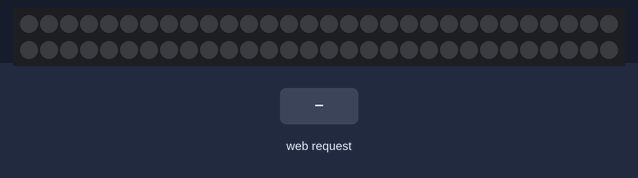
This sketch was run on a simulated ESP32. On the bench: 60 RGB LEDs in strip order, left to right, continuing on the next row. The test bench sets the inputs (shaded band). WiFi joins after 1.5 s; servers stay silent unless stated; what the sketch prints to the serial monitor is not drawn.

Above: at 2.7 s.
2.8 s: HTTP request GET /COLOR received
At 3.6 s:
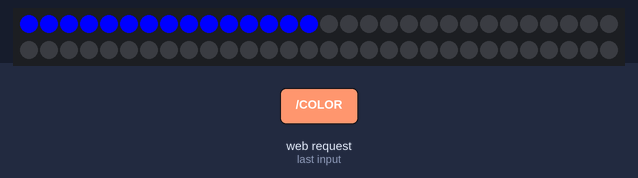
At 4.6 s:
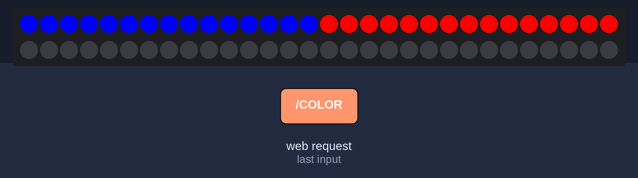
5.8 s: HTTP request GET /WIPE received
At 6.29 s:
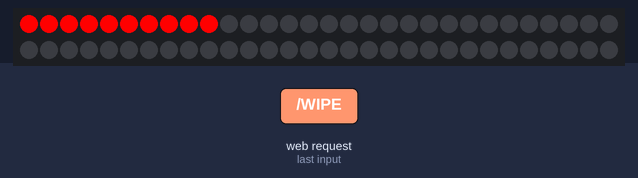

The sketch:

NeoPixels_WS2812B.ino
```cpp
#include <WiFi.h>
#include <NeoPixelBus.h>

// TODO: Change your Wifi credentials
const char* ssid     = "WIFI-NAME";
const char* password = "PASSWORD";
WiFiServer server(80);

// PIN for NEOPIXEL strip
#define PIN 22
#define colorSaturation 255
// TODO: Change 60 to the number of pixels you are using.
#define COUNT 60
NeoPixelBus<NeoGrbFeature, NeoEsp32BitBangWs2813Method> strip(COUNT, PIN);
RgbColor red(colorSaturation, 0, 0);
RgbColor green(0, colorSaturation, 0);
RgbColor blue(0, 0, colorSaturation);
RgbColor black(0);

void setup() {
  Serial.begin(115200);
  pinMode(PIN, OUTPUT);

  delay(10);

  Serial.println();
  Serial.println();
  Serial.print("Connecting to ");
  Serial.println(ssid);

  WiFi.begin(ssid, password);

  while (WiFi.status() != WL_CONNECTED) {
    delay(500);
    Serial.print(".");
  }

  Serial.println("");
  Serial.println("WiFi connected.");
  Serial.println("IP address: ");
  Serial.println(WiFi.localIP());

  server.begin();

  strip.Begin();
  // There is an interrupts conflict with the NeoPixels on the ESP32 when the Wifi is on. Use delay.
  delay(1);
  strip.Show();
}

int value = 0;

void loop() {
  WiFiClient client = server.available();

  if (client) {
    Serial.println("New Client.");
    String currentLine = "";
    while (client.connected()) {
      if (client.available()) {
        char c = client.read();
        Serial.write(c);
        if (c == '\n') {
          if (currentLine.length() == 0) {
            client.println("HTTP/1.1 200 OK");
            client.println("Content-type:text/html");
            client.println();
            client.print("<h1> Hello from the ESP32! </h1>");
            client.print("Click <a href=\"/H\">here</a> to turn the LED on pin 5 on.<br>");
            client.print("Click <a href=\"/L\">here</a> to turn the LED on pin 5 off.<br>");
            client.println();
            break;
          } else {
            currentLine = "";
          }
        } else if (c != '\r') {
          currentLine += c;
        }
        handleRequests(currentLine);
      }
    }
    client.stop();
    Serial.println("Client Disconnected.");
  }
}

void handleRequests(String currentLine) {
  //  Check which request was send
  if (currentLine.endsWith("GET /WIPE")) {
    Serial.print("Wipe request was sent.");
    wipeNeoPixels();
  }
  else if (currentLine.endsWith("GET /COLOR")) {
    Serial.print("Set color qequest was sent.");
    colorNeoPixels();
  } else {
    Serial.print("Invalid request..");
    return;
  }
}

void wipeNeoPixels() {
  colorWipe(red, 50);
  colorWipe(green, 50);
  colorWipe(black, 50);
  turnOff();
}

void colorNeoPixels() {
  colorPixels(blue, 0, COUNT / 4);
  delay(1000);
  colorPixels(red, COUNT / 4 , COUNT / 2);
  delay(1000);
  colorPixels(green, COUNT / 2, COUNT);
  turnOff();
}
// Fill the dots one after the other with a color
void colorWipe(RgbColor c, uint8_t wait) {
  for (uint16_t i = 0; i < COUNT; i++) {
    strip.SetPixelColor(i, c);
    delay(1);
    strip.Show();
    delay(wait);
  }
}
// Turn off all Pixels in the strip
void turnOff() {
  for (uint32_t i = 0; i < COUNT; i++) {
    strip.SetPixelColor(i, black);
  }
  delay(1);
  strip.Show();
}
// Fill specific dots at the same time with a color
void colorPixels(RgbColor c, uint32_t from, uint32_t to) {
  for (uint32_t i = from; i < to; i++) {
    strip.SetPixelColor(i, c);
  }
  delay(1);
  strip.Show();
}
```

Measured:
- after the input at 2.8 s, the LEDs: change at once (image 1)
- after the input at 5.8 s, the LEDs: first change at once (image 3 shows a later state)
- what the display in image 1 shows lasts 1.0 s, from 2.8 s to 3.8 s
